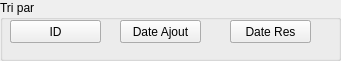
    <widget class="QGroupBox" name="groupBox_19">
     <property name="geometry">
      <rect>
       <x>71</x>
       <y>410</y>
       <width>341</width>
       <height>61</height>
      </rect>
     </property>
     <property name="styleSheet">
      <string notr="true"/>
     </property>
     <property name="title">
      <string>Tri par</string>
     </property>
     <widget class="QPushButton" name="TriP_Idp_5">
      <property name="geometry">
       <rect>
        <x>10</x>
        <y>20</y>
        <width>91</width>
        <height>23</height>
       </rect>
      </property>
      <property name="styleSheet">
       <string notr="true"/>
      </property>
      <property name="text">
       <string>ID</string>
      </property>
     </widget>
     <widget class="QPushButton" name="TriP_Idf_5">
      <property name="geometry">
       <rect>
        <x>120</x>
        <y>20</y>
        <width>81</width>
        <height>23</height>
       </rect>
      </property>
      <property name="styleSheet">
       <string notr="true"/>
      </property>
      <property name="text">
       <string>Date Ajout</string>
      </property>
     </widget>
     <widget class="QPushButton" name="TriP_Ids_5">
      <property name="geometry">
       <rect>
        <x>230</x>
        <y>20</y>
        <width>81</width>
        <height>23</height>
       </rect>
      </property>
      <property name="styleSheet">
       <string notr="true"/>
      </property>
      <property name="text">
       <string>Date Res</string>
      </property>
     </widget>
     <widget class="QPushButton" name="TriP_Idp_7">
      <property name="geometry">
       <rect>
        <x>10</x>
        <y>20</y>
        <width>91</width>
        <height>23</height>
       </rect>
      </property>
      <property name="styleSheet">
       <string notr="true"/>
      </property>
      <property name="text">
       <string>ID</string>
      </property>
     </widget>
     <widget class="QPushButton" name="TriP_Ids_7">
      <property name="geometry">
       <rect>
        <x>230</x>
        <y>20</y>
        <width>81</width>
        <height>23</height>
       </rect>
      </property>
      <property name="styleSheet">
       <string notr="true"/>
      </property>
      <property name="text">
       <string>Date Res</string>
      </property>
     </widget>
     <widget class="QPushButton" name="TriP_Idf_7">
      <property name="geometry">
       <rect>
        <x>120</x>
        <y>20</y>
        <width>81</width>
        <height>23</height>
       </rect>
      </property>
      <property name="styleSheet">
       <string notr="true"/>
      </property>
      <property name="text">
       <string>Date Ajout</string>
      </property>
     </widget>
    </widget>
